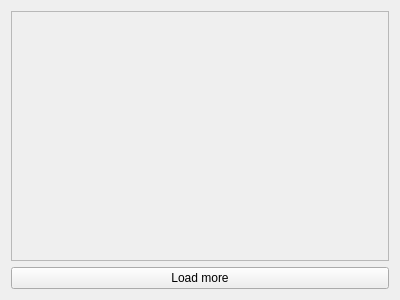
<?xml version="1.0" encoding="UTF-8"?>
<ui version="4.0">
 <class>Form</class>
 <widget class="QWidget" name="Form">
  <property name="geometry">
   <rect>
    <x>0</x>
    <y>0</y>
    <width>400</width>
    <height>300</height>
   </rect>
  </property>
  <property name="windowTitle">
   <string>Form</string>
  </property>
  <layout class="QVBoxLayout" name="verticalLayout">
   <item>
    <widget class="QScrollArea" name="scrollArea">
     <property name="widgetResizable">
      <bool>true</bool>
     </property>
     <widget class="QWidget" name="seriesContainer">
      <property name="geometry">
       <rect>
        <x>0</x>
        <y>0</y>
        <width>380</width>
        <height>247</height>
       </rect>
      </property>
      <layout class="QVBoxLayout" name="verticalLayout_3"/>
     </widget>
    </widget>
   </item>
   <item>
    <widget class="QPushButton" name="moreButton">
     <property name="text">
      <string>Load more</string>
     </property>
     <property name="icon">
      <iconset theme="down"/>
     </property>
    </widget>
   </item>
  </layout>
 </widget>
 <resources/>
 <connections/>
</ui>
